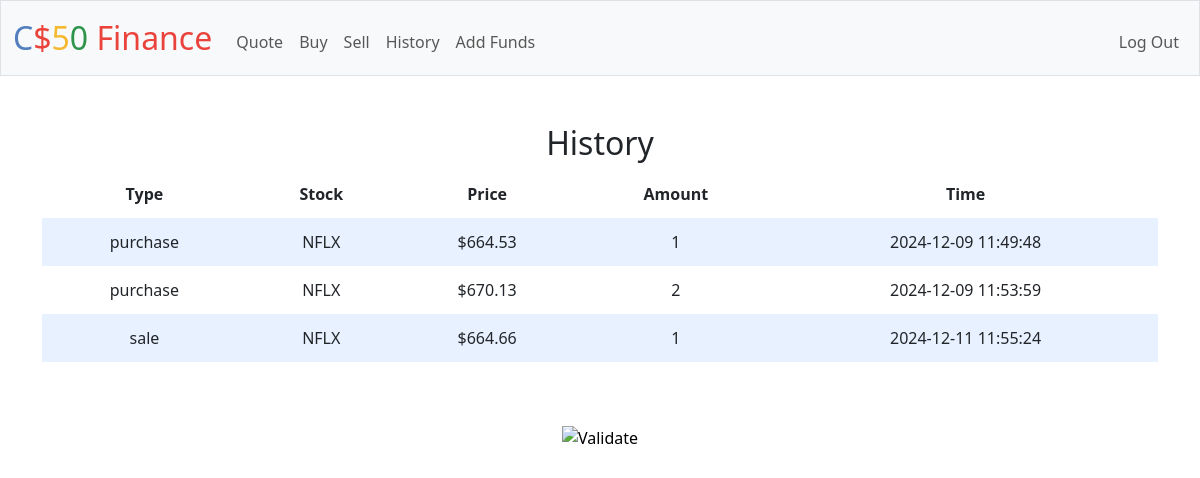
Screenshot of /history (signed in) with the database file from the repository.
### tables this page shows
CREATE TABLE stocks (
id INTEGER NOT NULL PRIMARY KEY AUTOINCREMENT,
user_id INTEGER,
symbol TEXT,
price INTEGER NOT NULL,
AMOUNT INTEGER NOT NULL,
date TEXT,
type TEXT,
FOREIGN KEY (user_id) REFERENCES users(id)
);

### app.py (the view)
@app.route("/history")
@login_required
def history():
    sid = session["user_id"]
    stock_row = db.execute("SELECT * FROM stocks WHERE user_id=?", sid)
    return render_template("history.html", stock_row=stock_row)

### app.py (called while the page is built)
@app.after_request
def after_request(response):
    response.headers["Cache-Control"] = "no-cache, no-store, must-revalidate"
    response.headers["Expires"] = 0
    response.headers["Pragma"] = "no-cache"
    return response

### helpers.py (called while the page is built)
def login_required(f):
    @wraps(f)
    def decorated_function(*args, **kwargs):
        if session.get("user_id") is None:
            return redirect("/login")
        return f(*args, **kwargs)
    return decorated_function

### templates/history.html (shortened to what this page needs)
{% extends "layout.html" %}
{% block main %}
    <h2>History</h2>
    <table>
        <thead>
            <tr>
                <th>Type</th>
                <th>Stock</th>
                <th>Price</th>
                <th>Amount</th>
                <th>Time</th>
            </tr>
        </thead>
        <tbody>
            {% for stock_row in stock_row %}
                <tr>
                    <td>{{ stock_row.type }}</td>
                    <td>{{ stock_row.symbol }}</td>
                    <td>${{ stock_row.price }}</td>
                    <td>{{ stock_row.AMOUNT }}</td>
                    <td>{{ stock_row.date }}</td>
                </tr>
            {% endfor %}
        </tbody>
    </table>
{% endblock %}

### static/styles.css (style rules this page uses)
table { background-color: transparent; margin-bottom: 1rem; width: 100%; }
table th, table td { padding: 0.75rem; vertical-align: middle; }
tbody tr:nth-of-type(odd) { background-color: rgb(179, 208, 255, 0.3) }

### rows the page displays
stocks: type "purchase", symbol "NFLX", price "664.53", AMOUNT "1", date "2024-12-09 11:49:48"
stocks: type "purchase", symbol "NFLX", price "670.13", AMOUNT "2", date "2024-12-09 11:53:59"
stocks: type "sale", symbol "NFLX", price "664.66", AMOUNT "1", date "2024-12-11 11:55:24"
